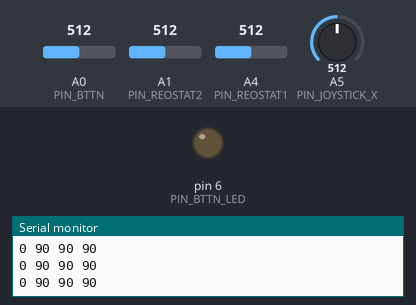
Bench run of a sketch on a simulated Arduino Uno, built with avr-gcc and run on an emulated ATmega328P. Parts: output pins drawn as LEDs (lit = HIGH), the last lines printed to the serial monitor. The inputs (shaded band) are chosen by the test bench; at power-on: A0 (PIN_BTTN) = 512, A1 (PIN_REOSTAT2) = 512, A5 (PIN_JOYSTICK_X) = 512, A4 (PIN_REOSTAT1) = 512. No radio packets arrive unless stated.

Above: at 1.2 s.
1.3 s: A0 (PIN_BTTN) set to 716
At 2.5 s:
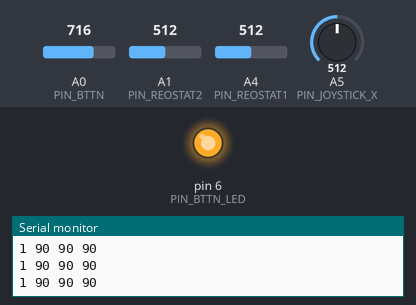
2.8 s: A1 (PIN_REOSTAT2) set to 561
5.8 s: A1 (PIN_REOSTAT2) set to 583
8.8 s: A5 (PIN_JOYSTICK_X) set to 560
10.3 s: A5 (PIN_JOYSTICK_X) set to 587
11.8 s: A0 (PIN_BTTN) set to 992
At 13.0 s:
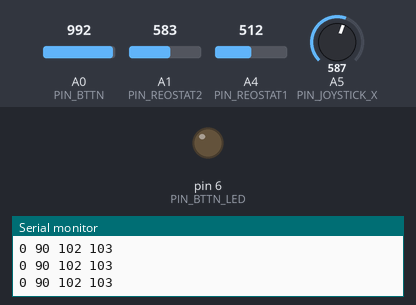
Timing chart, 0 to 14.3 s (numbered marks = the images above; inputs shaded):
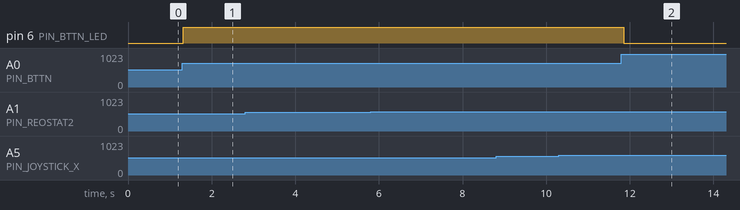

Measured:
- after the input at 1.3 s, pin 6 (PIN_BTTN_LED): LOW → HIGH at once
- after the input at 11.8 s, pin 6 (PIN_BTTN_LED): HIGH → LOW after 0.05 s

The sketch:

A_ship_control.ino
```cpp
// Программа для пульта от парома
// 24.03.2023

#include <SPI.h>      // Подключаем библиотеку для работы с SPI-интерфейсом
#include <nRF24L01.h> // Подключаем файл конфигурации из библиотеки RF24
#include <RF24.h>     // Подключаем библиотеку для работа для работы с модулем NRF24L01

#define CHANNEL 120
#define PIPE0   0x7878787878LL

#define PIN_CE  10  // Номер пина Arduino, к которому подключен вывод CE радиомодуля
#define PIN_CSN 9   // Номер пина Arduino, к которому подключен вывод CSN радиомодуля

#define PIN_BTTN       A0 // Пин кнопки реверса
#define PIN_BTTN_LED   6  // Пин светодиода кнопки
#define PIN_REOSTAT1   A4 // Пин меньшего реостата (апарель)
#define PIN_REOSTAT2   A1 // Пин большого реостата (скорость)
#define PIN_JOYSTICK_X A5 // Пин джойстика руля

RF24 radio(PIN_CE, PIN_CSN); // Создаём объект radio с указанием выводов CE и CSN

// Текущее и предыдущее состояние кнопки
uint8_t bttn_current_state = 0;
uint8_t bttn_old_state = 0;

// Данные для передачи
// Первый элемент - состояние кнопки реверса
// Второй элемент - состояние потенциометра апарели
// Третий элемент - состояние потенциометра скорости
// Третий элемент - состояние джойстика руля

uint8_t control_data[] = {0, 0, 0, 0};

void setup() {
  setup_pins();
  setup_radio();

  Serial.begin(9600);
}

void loop() {
  handle_bttn();
  handle_reostat();
  handle_joystick();

  log_dbg();
  send_data();
}

void setup_pins() {
  pinMode(PIN_BTTN, INPUT);
  pinMode(PIN_BTTN_LED, OUTPUT);
  pinMode(PIN_REOSTAT1, INPUT);
  pinMode(PIN_REOSTAT2, INPUT);
  pinMode(PIN_JOYSTICK_X, INPUT);
}

void setup_radio() {
  radio.begin();  // Инициализация модуля NRF24L01
  radio.setChannel(CHANNEL); // Обмен данными будет вестись на пятом канале (2,405 ГГц)
  radio.setDataRate(RF24_250KBPS); // Скорость обмена данными 1 Мбит/сек
  radio.setPALevel(RF24_PA_LOW); // Выбираем высокую мощность передатчика (-6dBm)
  radio.openWritingPipe(PIPE0); // Открываем трубу с уникальным ID
}

void handle_bttn() {
  bttn_current_state = analogRead(PIN_BTTN);
  if (bttn_current_state != bttn_old_state) {
    control_data[0] = !control_data[0];

    digitalWrite(PIN_BTTN_LED, control_data[0]);
  }
  bttn_old_state = bttn_current_state;
}

void handle_reostat() {
  int raw_input = 0;

  raw_input = analogRead(PIN_REOSTAT1);
  control_data[1] = map(raw_input, 0, 1024, 0, 180);

  raw_input = analogRead(PIN_REOSTAT2);
  control_data[2] = map(raw_input, 0, 1024, 0, 180);
}

void handle_joystick() {
  int raw_input = 0;

  raw_input = analogRead(PIN_JOYSTICK_X);
  control_data[3] = map(raw_input, 0, 1024, 0, 180);
}

void send_data() {
  uint8_t is_sended = radio.write(&control_data, sizeof(control_data)); // Отправляем считанные показания по радиоканалу
  if (!is_sended)
    Serial.println("Connection error");
  delay(50);
}

void log_dbg() {
  Serial.print(String(control_data[0]) + " ");
  Serial.print(String(control_data[1]) + " ");
  Serial.print(String(control_data[2]) + " ");
  Serial.println(control_data[3]);
}
```
